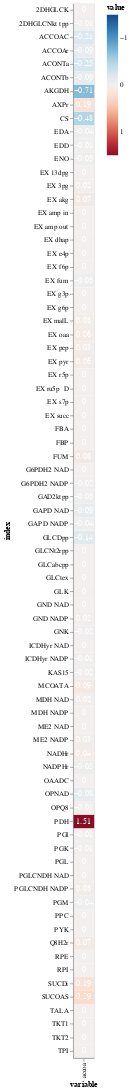

Notebook source saved alongside this figure:
### Markdown cell above
### Plot concentration control coefficients for AcCoa

### Code cell
plot_df = Cx_df_median.loc[['accoa']].transpose()
plot_df = plot_df.drop("mets", axis="index")
plot_df = plot_df.reset_index().melt(id_vars="index", var_name="variable")
plot_df["value"] = plot_df["value"].astype("float").round(2)

# get_heatmaps(plot_df, 'mets', width=30, height=1200)

base_chart = alt.Chart(
        plot_df,
        width=30,
        height=1500
    ).encode(
        x="variable:N",
        y="index:N"
    )

heatmap = base_chart.mark_rect().encode(
    color=alt.Color('value:Q', scale=alt.Scale(scheme='redblue', domain=[1.5,-1.5])),
    tooltip='value:Q'
)

numbers = base_chart.mark_text(baseline="middle").encode(
    text="value:Q",
    color=alt.value("white"),
)

heatmap + numbers

### Figure 1 — Vega-Lite specification as saved in the notebook (floating-point values rounded to 4 significant figures)
{"$schema": "https://vega.github.io/schema/vega-lite/v3.3.0.json", "config": {"mark": {"tooltip": null}, "view": {"height": 300, "width": 400}}, "data": {"name": "data-54e76ae169fa6d516981f0cdc93515d7"}, "datasets": {"data-54e76ae169fa6d516981f0cdc93515d7": [{"index": "GLCabcpp", "value": 0, "variable": "accoa"}, {"index": "GLK", "value": 0, "variable": "accoa"}, {"index": "GLCNt2rpp", "value": 0, "variable": "accoa"}, {"index": "GNK", "value": -0.02, "variable": "accoa"}, {"index": "2DHGLCNkt tpp", "value": -0.01, "variable": "accoa"}, {"index": "2DHGLCK", "value": 0, "variable": "accoa"}, {"index": "PGLCNDH NAD", "value": 0, "variable": "accoa"}, {"index": "PGLCNDH NADP", "value": 0.03, "variable": "accoa"}, {"index": "GLCDpp", "value": -0.14, "variable": "accoa"}, {"index": "GAD2ktpp", "value": -0.03, "variable": "accoa"}, {"index": "G6PDH2 NAD", "value": 0, "variable": "accoa"}, {"index": "G6PDH2 NADP", "value": -0.02, "variable": "accoa"}, {"index": "PGL", "value": 0, "variable": "accoa"}, {"index": "GND NAD", "value": 0, "variable": "accoa"}, {"index": "GND NADP", "value": 0.02, "variable": "accoa"}, {"index": "RPI", "value": 0, "variable": "accoa"}, {"index": "RPE", "value": 0, "variable": "accoa"}, {"index": "TKT1", "value": 0, "variable": "accoa"}, {"index": "TKT2", "value": 0, "variable": "accoa"}, {"index": "TALA", "value": 0, "variable": "accoa"}, {"index": "EDD", "value": -0.01, "variable": "accoa"}, {"index": "EDA", "value": -0.04, "variable": "accoa"}, {"index": "PGI", "value": -0.01, "variable": "accoa"}, {"index": "FBP", "value": 0, "variable": "accoa"}, {"index": "FBA", "value": 0, "variable": "accoa"}, {"index": "TPI", "value": 0, "variable": "accoa"}, {"index": "GAPD NAD", "value": -0.09, "variable": "accoa"}, {"index": "GAPD NADP", "value": -0.04, "variable": "accoa"}, {"index": "PGK", "value": -0.01, "variable": "accoa"}, {"index": "PGM", "value": -0.04, "variable": "accoa"}, {"index": "ENO", "value": -0.03, "variable": "accoa"}, {"index": "PYK", "value": 0, "variable": "accoa"}, {"index": "PDH", "value": 1.51, "variable": "accoa"}, {"index": "OAADC", "value": 0, "variable": "accoa"}, {"index": "PPC", "value": 0, "variable": "accoa"}, {"index": "ME2 NADP", "value": 0.03, "variable": "accoa"}, {"index": "ME2 NAD", "value": 0, "variable": "accoa"}, {"index": "MDH NAD", "value": 0.02, "variable": "accoa"}, {"index": "MDH NADP", "value": 0, "variable": "accoa"}, {"index": "FUM", "value": 0.08, "variable": "accoa"}, {"index": "SUCDi", "value": 0.19, "variable": "accoa"}, {"index": "SUCOAS", "value": 0.29, "variable": "accoa"}, {"index": "AKGDH", "value": -0.71, "variable": "accoa"}, {"index": "ICDHyr NADP", "value": -0.01, "variable": "accoa"}, {"index": "ICDHyr NAD", "value": 0, "variable": "accoa"}, {"index": "ACONTa", "value": -0.25, "variable": "accoa"}, {"index": "ACONTb", "value": -0.09, "variable": "accoa"}, {"index": "CS", "value": -0.48, "variable": "accoa"}, {"index": "ACCOAC", "value": -0.21, "variable": "accoa"}, {"index": "KAS15", "value": -0.02, "variable": "accoa"}, {"index": "MCOATA", "value": 0.09, "variable": "accoa"}, {"index": "OPNAD", "value": -0.08, "variable": "accoa"}, {"index": "OPQ8", "value": -0.01, "variable": "accoa"}, {"index": "AXPr", "value": 0.19, "variable": "accoa"}, {"index": "NADHr", "value": 0.04, "variable": "accoa"}, {"index": "NADPHr", "value": -0.05, "variable": "accoa"}, {"index": "ACCOAr", "value": -0.09, "variable": "accoa"}, {"index": "Q8H2r", "value": 0.07, "variable": "accoa"}, {"index": "GLCtex", "value": 0, "variable": "accoa"}, {"index": "EX pyr", "value": 0.06, "variable": "accoa"}, {"index": "EX pep", "value": 0.03, "variable": "accoa"}, {"index": "EX g6p", "value": 0, "variable": "accoa"}, {"index": "EX r5p", "value": 0, "variable": "accoa"}, {"index": "EX g3p", "value": 0, "variable": "accoa"}, {"index": "EX e4p", "value": 0, "variable": "accoa"}, {"index": "EX f6p", "value": 0, "variable": "accoa"}, {"index": "EX 3pg", "value": 0.02, "variable": "accoa"}, {"index": "EX oaa", "value": 0.06, "variable": "accoa"}, {"index": "EX malL", "value": 0.03, "variable": "accoa"}, {"index": "EX akg", "value": 0.07, "variable": "accoa"}, {"index": "EX succ", "value": 0, "variable": "accoa"}, {"index": "EX ru5p  D", "value": 0, "variable": "accoa"}, {"index": "EX fum", "value": -0.03, "variable": "accoa"}, {"index": "EX s7p", "value": 0, "variable": "accoa"}, {"index": "EX 13dpg", "value": 0, "variable": "accoa"}, {"index": "EX dhap", "value": 0, "variable": "accoa"}, {"index": "EX amp in", "value": 0, "variable": "accoa"}, {"index": "EX amp out", "value": 0, "variable": "accoa"}]}, "layer": [{"encoding": {"color": {"field": "value", "scale": {"domain": [1.5, -1.5], "scheme": "redblue"}, "type": "quantitative"}, "tooltip": {"field": "value", "type": "quantitative"}, "x": {"field": "variable", "type": "nominal"}, "y": {"field": "index", "type": "nominal"}}, "height": 1500, "mark": "rect", "width": 30}, {"encoding": {"color": {"value": "white"}, "text": {"field": "value", "type": "quantitative"}, "x": {"field": "variable", "type": "nominal"}, "y": {"field": "index", "type": "nominal"}}, "height": 1500, "mark": {"baseline": "middle", "type": "text"}, "width": 30}]}
